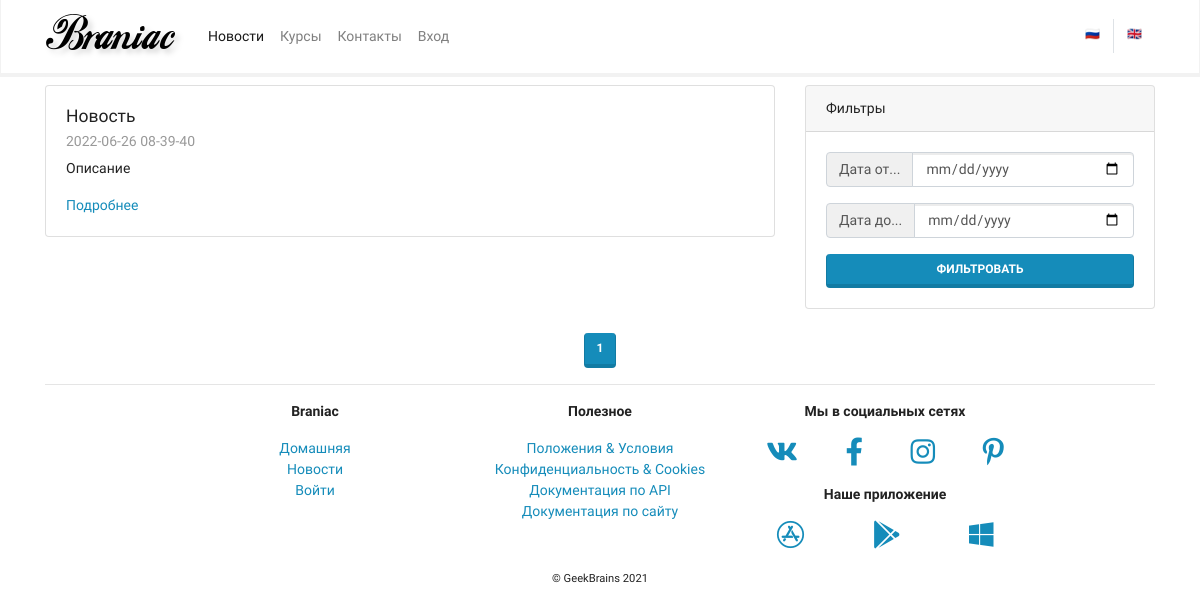
Page /mainapp/news/ on the earlier database version.
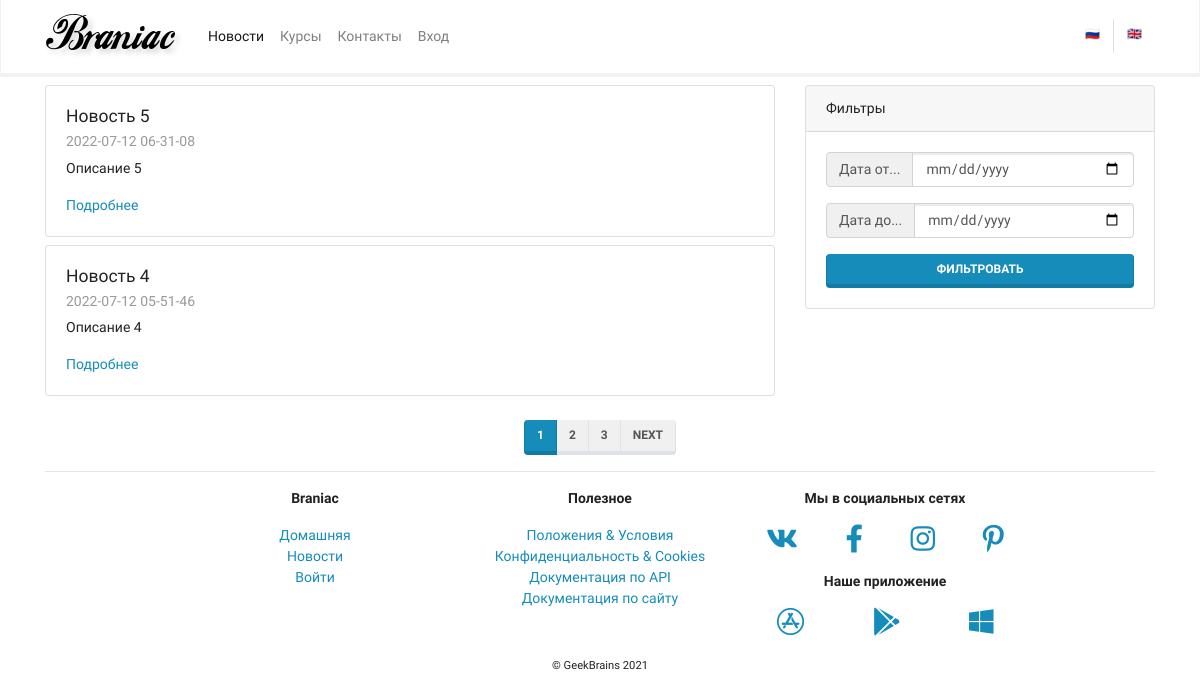
Same page on the later database version.
### mainapp/models.py (models this page shows, shortened)
class BaseModel(models.Model):
    created_at = models.DateTimeField(verbose_name='Дата создания',
                                      auto_now_add=True, editable=False)
    updated_at = models.DateTimeField(verbose_name='Дата модификации',
                                      auto_now=True, editable=False)
    deleted = models.BooleanField(verbose_name='Запись удалена', default=False)
    class Meta:
        ordering = ('-created_at',)
        abstract = True

class News(BaseModel):
    objects = ObjectsManager()
    title = models.CharField(verbose_name='Заголовок', max_length=255)
    preview = models.CharField(verbose_name='Описание', max_length=1000)
    body = models.TextField(verbose_name='Содержание')
    body_as_markdown = models.BooleanField(verbose_name='Тип MD',
                                           default=False)
    class Meta:
        verbose_name = 'новость'
        verbose_name_plural = 'новости'
        ordering = BaseModel.Meta.ordering

### mainapp/views.py (the view)
# urls.py: path('news/', views.NewsView.as_view(), name='news'),
class NewsView(ListView):
    model = News
    paginate_by = 2
    def get_queryset(self):
        return super().get_queryset().filter(deleted=False)

### mainapp/context_processor.py (called while the page is built)
def my_context_processor(request):
    return {
        'search': 'Гостья из будущего'
    }

### mainapp/models.py (called while the page is built)
    def get_queryset(self):
        return super().get_queryset().all()

### mainapp/templates/mainapp/news_list.html (shortened to what this page needs)
{% extends 'mainapp/base.html' %} {% block title %} Новости {% endblock title %}
{% block content %}
<div class="row">
  <div class="col-lg-8">
    {% for item in page_obj %}
    <div class="card my-2">
      <div class="card-body">
        <h5 class="card-title">{{ item.title }}</h5>
        <h6 class="card-subtitle mb-2 text-muted">
          {{ item.created_at|date:"Y-m-d h-i-s" }}
        </h6>
        <p class="card-text">{{ item.preview }}</p>
        <div class="row">
          <div class="col">
            <a
              href="{% url 'mainapp:news_detail' pk=item.pk %}"
              class="card-link">
              Подробнее</a>
          </div>
        </div>
      </div>
    </div>
    {% endfor %}
  </div>
  <div class="col-lg-4">
    <div class="card my-2 sticky-top">
      <div class="card-header">Фильтры</div>
      <div class="card-body">
        <form action="">
          <div class="input-group mb-3">
            <div class="input-group-prepend">
              <span class="input-group-text" id="basic-addon1">Дата от...</span>
            </div>
            <input type="date" class="form-control" name="dateFrom" />
          </div>
          <div class="input-group mb-3">
            <div class="input-group-prepend">
              <span class="input-group-text" id="basic-addon1">Дата до...</span>
            </div>
            <input type="date" class="form-control" name="dateTo" />
          </div>
          <button type="submit" class="btn btn-primary btn-block">
            Фильтровать
          </button>
        </form>
      </div>
    </div>
  </div>
</div>
<div class="row justify-content-center align-items-center mt-3 mb-n3">
  <nav aria-label="Page navigation example">
    <ul class="pagination">
      {% for item in page_obj.paginator.page_range %}
        <li class="page-item {% if item == page_obj.number %}active{% endif %}"><a class="page-link" href="?page={{ item }}">{{ item }}</a></li>
      {% endfor %}
      {% if page_obj.has_next %}
        <li class="page-item"><a class="page-link" href="?page={{ page_obj.next_page_number }}">Next</a></li>
      {% endif %}
    </ul>
  </nav>
</div>
{% endblock content %}

Differences in the rows shown:
no longer on this page (row unchanged): News: title "Новость", created_at "2022-06-26 08-39-40", preview "Описание"
added News: title "Новость 5", created_at "2022-07-12 06-31-08", preview "Описание 5"
added News: title "Новость 4", created_at "2022-07-12 05-51-46", preview "Описание 4"
Other differences:
new list line: "2"
new list line: "3"
text now shown: "NEXT"
